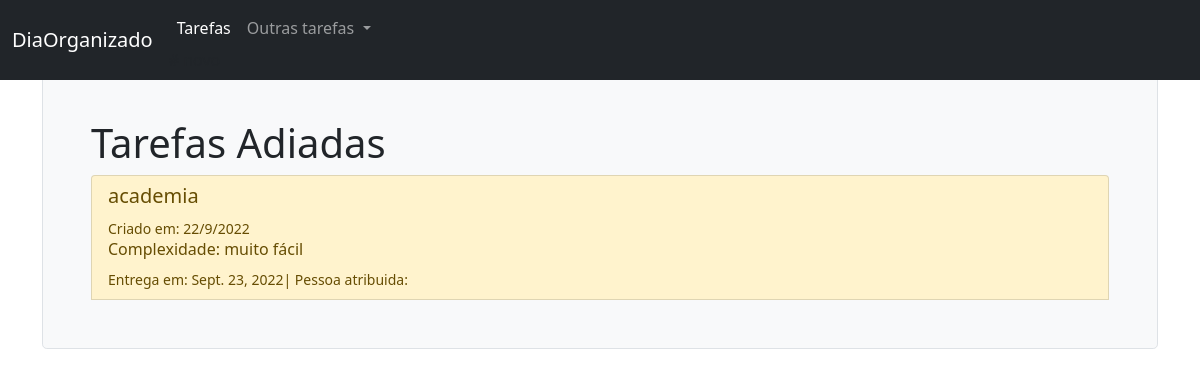
/tarefas/adiadas/, run on the app's committed database.
### tarefas/models.py (models this page shows, shortened)
class Tarefa(models.Model):
    OPCOES_STATUS = (
        ('concluído', 'Concluído'),
        ('pendente', 'Pendente'),
        ('adiado', 'Adiado'),
    )
    OPCOES_CATEGORIA = (
        ('urgente', 'Urgente'),
        ('importante', 'Importante'),
        ('precisa ser feito', 'Precisa ser feito'),
    )
    OPCOES_COMPLEXIDADE = (
        ('muito fácil', 'Muito fácil'),
        ('fácil', 'Fácil'),
        ('regular', 'Regular'),
        ('complexo', 'Complexo'),
        ('muito complexo', 'Muito complexo'),
    )
    descricao = models.CharField("descrição", max_length=400)
    criacao = models.DateField("criacao", auto_now_add=True)
    categoria = models.CharField("categoria", max_length=25,
                                 choices=OPCOES_CATEGORIA,
                                 default='importante')
    status = models.CharField("status", max_length=25, choices=OPCOES_STATUS,
                             default='pendente')
    data_entrega = models.DateField("data_entrega", auto_now_add=False, blank=False,
                                     null=True, default=None) #formato igual a: aaaa/mm/dd
    complexidade = models.CharField("complexidade", max_length=25, blank=True, null=True,
                                    choices=OPCOES_COMPLEXIDADE)
    pessoas = models.ManyToManyField(Pessoa)
    class Meta:
        db_table= 'tarefa'
        verbose_name = "Tarefa"
        verbose_name_plural = "Tarefas"

### tarefas/views.py (the view)
# urls.py: path('adiadas/', views.tarefas_adiadas_list, name='tarefas_adiadas_list'),
def tarefas_adiadas_list(request):
    tarefas_adiadas = Tarefa.objects.filter(status='adiado')
    return render(request, 'tarefas/tarefas_adiadas.html', {'tarefas_adiadas':tarefas_adiadas})

### tarefas/templates/tarefas/tarefas_adiadas.html (shortened to what this page needs)
{% extends 'base.html' %}
{% block content %}
  <div class="h-100 p-5 bg-light border rounded-3">
    <h1>Tarefas Adiadas</h1>
    <div class="list-group">
      {% for tarefa in tarefas_adiadas %}
        <button type="button" class="list-group-item list-group-item-warning list-group-item-action" data-bs-toggle="modal" data-bs-target="#modal{{ tarefa.id }}">
          <h5>{{ tarefa.descricao }}</h5>
          <small>Criado em: {{ tarefa.criacao.day }}/{{ tarefa.criacao.month }}/{{ tarefa.criacao.year }}</small>
          <h6>Complexidade: {{ tarefa.complexidade }}</h6>
          <small>Entrega em: {{ tarefa.data_entrega}}| </small>
          <small>Pessoa atribuida: {{ tarefa.pessoa }}</small>
        </button>
      {% empty %}
        <h2>Nenhuma tarefa foi adiada</h2>
      {% endfor %}
    </div>
  </div>
{% endblock content %}

### data on the page
Tarefa: descricao "academia", criacao.day "22", criacao.month "9", criacao.year "2022", complexidade "muito fácil", data_entrega "Sept. 23, 2022"
